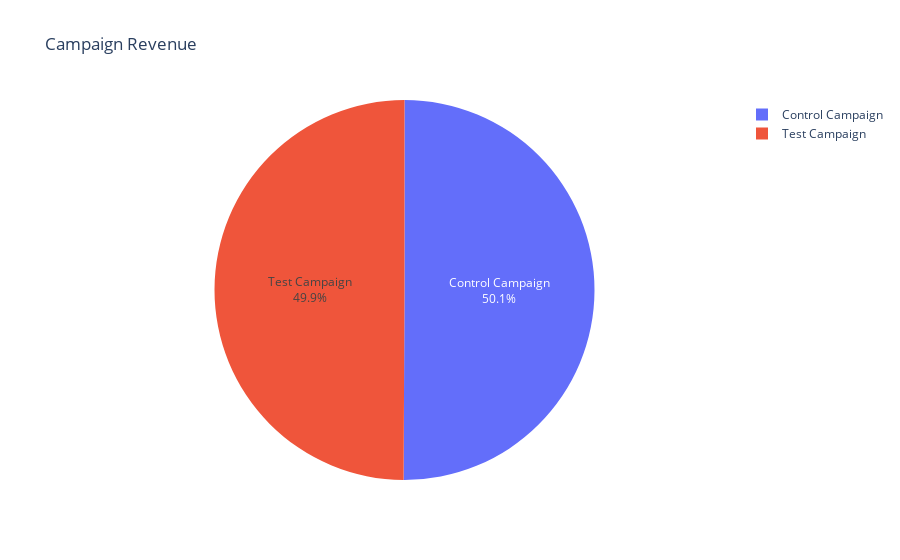

Notebook code for this chart:
### Code cell
# Plot a pie chart to visualize the campaign revenue

pie_chart = px.pie(campaign_grouped_purchase, values='Total bought', names='Campaign Name',
                   title='Campaign Revenue ', hole=0,)
                   #hover_data=['Campaign Name'])

pie_chart.update_traces(textposition='inside', textinfo='percent+label')
pie_chart.show()

### Figure 1 — Plotly figure (JSON) as saved in the notebook; plotly's stock layout.template omitted (floating-point values rounded to 4 significant figures)
{"data": [{"domain": {"x": [0, 1], "y": [0, 1]}, "hole": 0, "hovertemplate": "Campaign Name=%{label}<br>Total bought=%{value}<extra></extra>", "labels": ["Control Campaign", "Test Campaign"], "legendgroup": "", "name": "", "showlegend": true, "textinfo": "percent+label", "textposition": "inside", "type": "pie", "values": [15680.0, 15637]}], "layout": {"legend": {"tracegroupgap": 0}, "title": {"text": "Campaign Revenue "}}}
